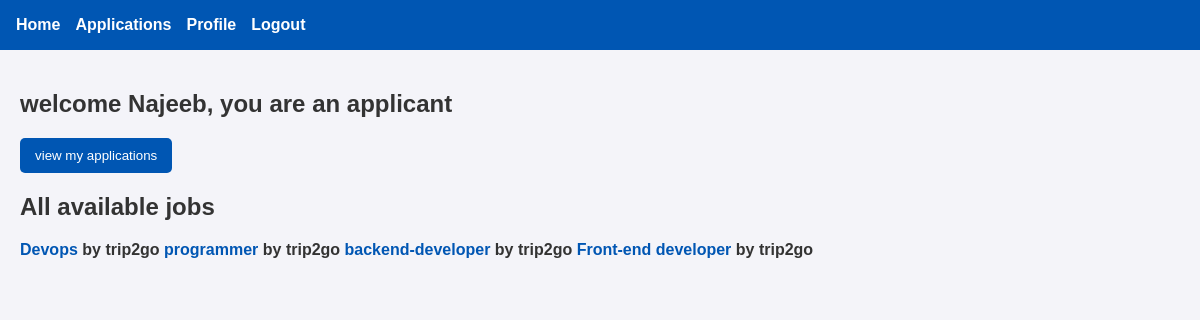
/ (signed in), run on an earlier commit of the app's database.
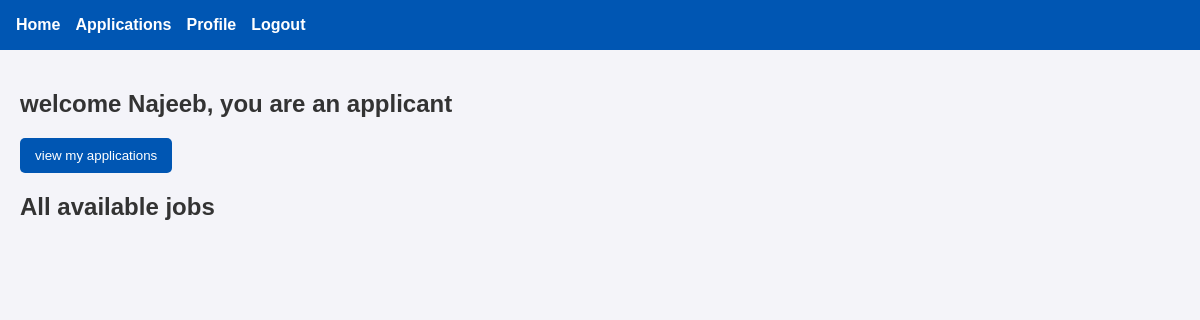
And on a later commit of the database.
### recruiter/models.py (models this page shows, shortened)
class TimeStampedModel(models.Model):
    created_at = models.DateTimeField(auto_now_add=True, db_index=True)
    updated_at = models.DateTimeField(auto_now=True)
    class Meta:
        abstract = True

class Post(TimeStampedModel):
    POST_TYPE_CHOICES = [
        ('job', 'Job Position'),
        ('project', 'Project'),
    ]
    STATUS_CHOICES = [
        ('draft', 'Draft'),
        ('published', 'Published'),
        ('closed', 'Closed'),
        ('filled', 'Filled/Completed'),
        ('cancelled', 'Cancelled'),
    ]
    post_type = models.CharField(
        max_length=20,
        choices=POST_TYPE_CHOICES,
        db_index=True
    )
    title = models.CharField(
        max_length=250,
        help_text="Title of the job or project"
    )
    description = models.TextField(
        help_text="Detailed description"
    )
    company = models.ForeignKey(
        Company,
        on_delete=models.CASCADE,
        related_name="posts"
    )
    salary = models.DecimalField(
        max_digits=10,
        decimal_places=2,
        null=True,
        blank=True,
        validators=[MinValueValidator(0)],
        help_text="Annual salary for jobs"
    )
    budget = models.DecimalField(
        max_digits=12,
        decimal_places=2,
        null=True,
        blank=True,
        validators=[MinValueValidator(0)],
        help_text="Total budget for projects"
    )
    status = models.CharField(
        max_length=20,
        choices=STATUS_CHOICES,
        default='draft',
        db_index=True
    )
    is_active = models.BooleanField(default=True, db_index=True)
    is_featured = models.BooleanField(default=False)
    published_at = models.DateTimeField(null=True, blank=True)
    closed_at = models.DateTimeField(null=True, blank=True)
    skills_required = models.ManyToManyField(
        Skill,
        related_name="posts",
        blank=True
    )
    created_by = models.ForeignKey(
        CustomUser,
        on_delete=models.CASCADE,
        related_name="created_posts"
    )
    slug = models.SlugField(blank=True, null=True)
    class Meta:
        ordering = ['-created_at']
        indexes = [
            models.Index(fields=['post_type', 'status', 'is_active']),
            models.Index(fields=['company', 'status']),
            models.Index(fields=['is_featured', 'is_active']),
        ]

class Company(TimeStampedModel):
    name = models.CharField(
        max_length=150,
        unique=True,
        help_text="Official company name"
    )
    location = models.CharField(
        max_length=150,
        help_text="Headquarters location"
    )
    website = models.URLField(
        blank=True,
        help_text="Company website URL"
    )
    description = models.TextField(
        blank=True,
        help_text="Company description and mission"
    )
    industry = models.CharField(
        max_length=100,
        blank=True,
        help_text="Primary industry (e.g., Technology, Healthcare)"
    )
    size = models.PositiveIntegerField(
        null=True,
        blank=True,
        help_text="Number of employees",
        verbose_name="Company Size"
    )
    logo = models.ImageField(
        upload_to='company_logos/%Y/%m/%d/',
        null=True,
        blank=True,
        help_text="Company logo image"
    )
    is_active = models.BooleanField(
        default=True,
        help_text="Whether the company is currently active on the platform"
    )
    class Meta:
        verbose_name_plural = "Companies"
        ordering = ['name']
        indexes = [
            models.Index(fields=['name']),
            models.Index(fields=['industry']),
            models.Index(fields=['is_active']),
        ]
    def __str__(self):
        return self.name

### recruiter/views.py (the view)
# urls.py: path("", views.index, name = "home"),
@login_required(login_url='login')
def index(request):
    jobs = Post.objects.filter(post_type = 'job',
                               status = 'published',
                               is_active = True).order_by('-created_at')
    if is_applicant(request.user):
        return render(request, "applicant/dashboard.html", {'jobs':jobs})
    elif is_representative(request.user):
        return render(request, "recruiter/dashboard.html")

### recruiter/views.py (called while the page is built)
def is_applicant(user):
    return user.user_type == 'applicant'

### recruiter/templates/applicant/dashboard.html (shortened to what this page needs)
{% extends "applicant/base.html" %}
    {% block content %}
        <h2>welcome {{ user.first_name }}, you are an applicant</h2>
        <a href="{% url 'my_applications' %}"><button>view my applications</button></a>
        <h2>All available jobs</h2>
        {% for job in jobs %}
            <b><a href="{% url 'view_job' job.slug %}">{{ job.title }}</a> by {{ job.company }}</b>
        {% endfor %}
     {% endblock %}

What changed in the data, as far as the page shows it:
no longer on this page (row edited): Post: title "Devops", company "trip2go"
no longer on this page (row edited): Post: title "programmer", company "trip2go"
no longer on this page (row edited): Post: title "backend-developer", company "trip2go"
no longer on this page (row edited): Post: title "Front-end developer", company "trip2go"
